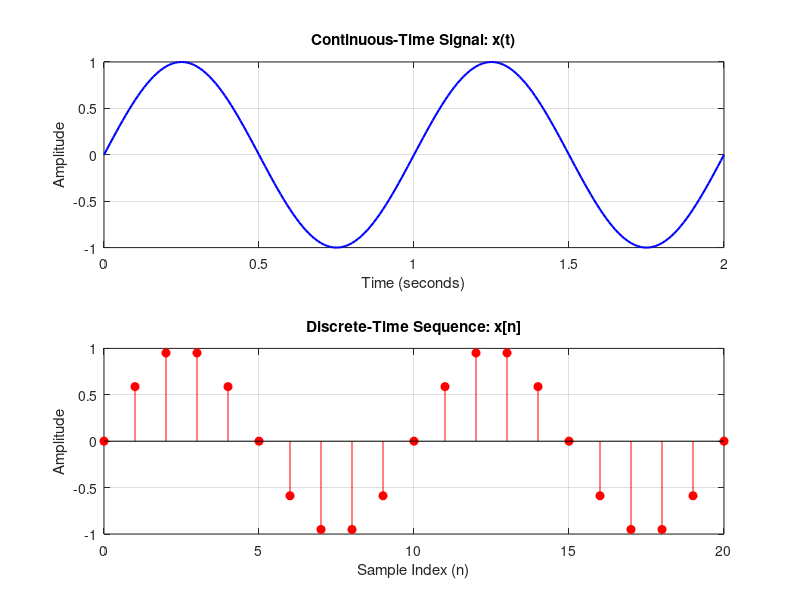

Source code (MATLAB):
% 1. Define the Time Vectors
t = 0:0.01:2;       % Continuous time 't' from 0 to 2 seconds (high resolution)
n = 0:1:20;         % Discrete time 'n' from 0 to 20 samples (integer steps)

% 2. Generate a 1 Hz Sine Wave Signal
f = 1;              % Frequency in Hertz
x_cont = sin(2 * pi * f * t);       % Continuous signal x(t)
x_disc = sin(2 * pi * f * (n/10));  % Discrete sequence x[n] sampled 10 times per sec

% 3. Visualize the Signals
figure;             % Opens a new figure window

% Top Plot: Continuous Time
subplot(2, 1, 1);   % Create a 2-row, 1-column grid, plot in the 1st position
plot(t, x_cont, 'b', 'LineWidth', 1.5);
title('Continuous-Time Signal: x(t)');
xlabel('Time (seconds)'); 
ylabel('Amplitude');
grid on;

% Bottom Plot: Discrete Time
subplot(2, 1, 2);   % Plot in the 2nd position
stem(n, x_disc, 'r', 'filled'); 
title('Discrete-Time Sequence: x[n]');
xlabel('Sample Index (n)'); 
ylabel('Amplitude');
grid on;
